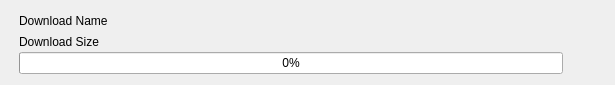
<?xml version="1.0" encoding="UTF-8"?>
<ui version="4.0">
 <class>DownloadItem</class>
 <widget class="QWidget" name="DownloadItem">
  <property name="geometry">
   <rect>
    <x>0</x>
    <y>0</y>
    <width>615</width>
    <height>85</height>
   </rect>
  </property>
  <property name="windowTitle">
   <string>Form</string>
  </property>
  <layout class="QHBoxLayout" name="horizontalLayout">
   <property name="spacing">
    <number>1</number>
   </property>
   <item>
    <widget class="QLabel" name="labelFileTypeIcon">
     <property name="maximumSize">
      <size>
       <width>52</width>
       <height>48</height>
      </size>
     </property>
     <property name="text">
      <string/>
     </property>
     <property name="textInteractionFlags">
      <set>Qt::NoTextInteraction</set>
     </property>
    </widget>
   </item>
   <item>
    <layout class="QVBoxLayout" name="verticalLayout">
     <item>
      <widget class="QLabel" name="labelDownloadName">
       <property name="text">
        <string>Download Name</string>
       </property>
      </widget>
     </item>
     <item>
      <widget class="QLabel" name="labelDownloadSize">
       <property name="text">
        <string>Download Size</string>
       </property>
       <property name="textInteractionFlags">
        <set>Qt::NoTextInteraction</set>
       </property>
      </widget>
     </item>
     <item>
      <widget class="QProgressBar" name="progressBarDownload">
       <property name="value">
        <number>0</number>
       </property>
      </widget>
     </item>
    </layout>
   </item>
   <item>
    <widget class="QPushButton" name="pushButtonOpenFolder">
     <property name="toolTip">
      <string>Open download folder</string>
     </property>
     <property name="text">
      <string/>
     </property>
     <property name="icon">
      <iconset theme="folder">
       <normaloff>.</normaloff>.</iconset>
     </property>
     <property name="flat">
      <bool>true</bool>
     </property>
    </widget>
   </item>
  </layout>
 </widget>
 <resources/>
 <connections/>
</ui>
